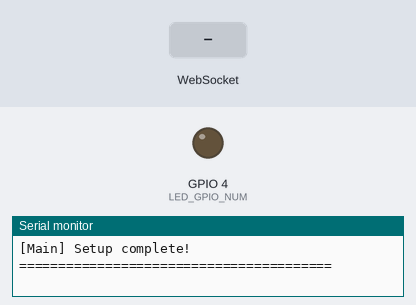
Simulated run of this sketch. Board: ESP32. On the bench: output pins drawn as LEDs (lit = HIGH), the last lines printed to the serial monitor. Inputs (shaded band) come from the test bench. WiFi joins after 1.5 s; servers stay silent unless stated; the camera gives no picture.

Above: at 3.0 s.
3.1 s: WebSocket text "LED_ON" received
At 3.6 s:
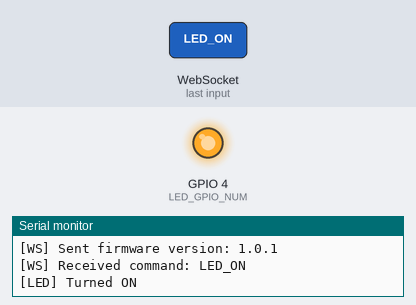
4.6 s: WebSocket text "LED_OFF" received
At 5.9 s:
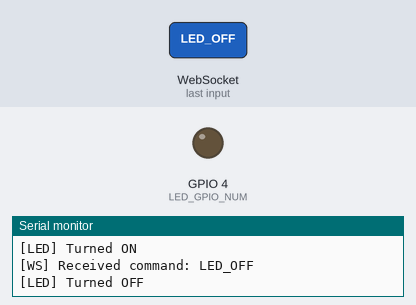
7.6 s: WebSocket text "LED_TOGGLE" received
At 8.0 s:
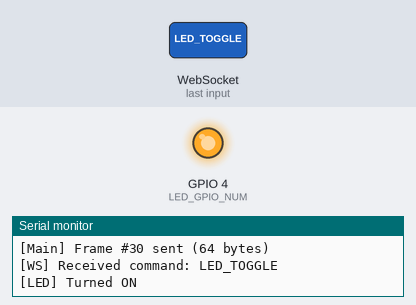
Timing chart, 0 to 10.6 s (numbered marks = the images above; inputs shaded):
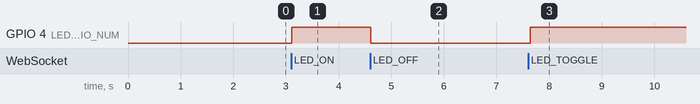

The sketch:

ESP32_Camera_Stream.ino
```cpp
// (licence header left out)
#include <WiFi.h>
#include <WebSocketsClient.h>
#include "soc/soc.h"
#include "soc/rtc_cntl_reg.h"

// Import configuration
#include "Config.h"

// Import custom modules
#include "CameraModule.h"
#include "LedModule.h"

// ========================================
// Module Instances
// ========================================
CameraModule camera;
LedModule led;

// ========================================
// Global Variables
// ========================================
WebSocketsClient webSocket;
bool isConnected = false;
unsigned long lastFrameTime = 0;
unsigned long frameCount = 0;


// ========================================
// WiFi Connection
// ========================================
void connectWiFi() {
    Serial.println();
    Serial.print("Connecting to WiFi: ");
    Serial.println(WIFI_SSID);

    WiFi.mode(WIFI_STA);
    WiFi.begin(WIFI_SSID, WIFI_PASSWORD);

    int attempts = 0;
    while (WiFi.status() != WL_CONNECTED && attempts < 20) {
        delay(500);
        Serial.print(".");
        attempts++;
    }

    if (WiFi.status() == WL_CONNECTED) {
        Serial.println();
        Serial.println("WiFi connected!");
        Serial.print("IP address: ");
        Serial.println(WiFi.localIP());
        Serial.print("Signal strength (RSSI): ");
        Serial.println(WiFi.RSSI());
    } else {
        Serial.println();
        Serial.println("WiFi connection failed!");
    }
}

// ========================================
// Handle Server Commands
// ========================================
void handleCommand(const char* command) {
    if (strcmp(command, "LED_ON") == 0) {
        led.on();
        webSocket.sendTXT(led.getStatusString());
    } else if (strcmp(command, "LED_OFF") == 0) {
        led.off();
        webSocket.sendTXT(led.getStatusString());
    } else if (strcmp(command, "LED_TOGGLE") == 0) {
        led.toggle();
        webSocket.sendTXT(led.getStatusString());
    } else if (strcmp(command, "LED_STATUS") == 0) {
        webSocket.sendTXT(led.getStatusString());
    }
}

// ========================================
// WebSocket Event Handler
// ========================================
void webSocketEvent(WStype_t type, uint8_t* payload, size_t length) {
    switch (type) {
        case WStype_DISCONNECTED:
            Serial.println("[WS] Disconnected");
            isConnected = false;
            break;

        case WStype_CONNECTED:
            Serial.printf("[WS] Connected to: %s\n", payload);
            isConnected = true;
            frameCount = 0;

            // Send firmware version to server
            String versionMsg = "FIRMWARE_VERSION:" + String(APP_VERSION);
            webSocket.sendTXT(versionMsg);
            Serial.printf("[WS] Sent firmware version: %s\n", APP_VERSION);

            // Send initial LED status to server
            webSocket.sendTXT(led.getStatusString());
            break;

        case WStype_TEXT:
            Serial.printf("[WS] Received command: %s\n", payload);
            handleCommand((char*)payload);
            break;

        case WStype_ERROR:
            Serial.println("[WS] Error occurred");
            isConnected = false;
            break;

        default:
            break;
    }
}

// ========================================
// Capture and Send Frame
// ========================================
void captureAndSendFrame() {
    if (!isConnected) {
        return;
    }

    // Capture frame using camera module
    camera_fb_t* fb = camera.captureFrame();
    if (!fb) {
        Serial.println("[Main] Frame capture failed");
        return;
    }

    // Send frame via WebSocket
    bool success = webSocket.sendBIN(fb->buf, fb->len);

    if (success) {
        frameCount++;
        if (frameCount % 30 == 0) { // Log every 30 frames
            Serial.printf("[Main] Frame #%lu sent (%u bytes)\n", frameCount, fb->len);
        }
    } else {
        Serial.println("[Main] Failed to send frame");
    }

    // Release frame buffer
    camera.releaseFrame(fb);
}

// ========================================
// Setup
// ========================================
void setup() {
    // Disable brownout detector
    WRITE_PERI_REG(RTC_CNTL_BROWN_OUT_REG, 0);

    // Initialize serial
    Serial.begin(115200);
    Serial.setDebugOutput(true);
    Serial.println();
    Serial.println("========================================");
    Serial.println("ESP32-CAM WebSocket Stream Client");
    Serial.println("Modular Architecture: Camera + LED");
    Serial.println("========================================");

    // Initialize LED module
    led.init();

    // Initialize camera module
    if (!camera.init()) {
        Serial.println("[Main] Camera initialization failed!");
        Serial.println("[Main] System halted.");
        while (true) {
            delay(1000);
        }
    }
    Serial.printf("[Main] Camera ready: %s\n", camera.getFrameSizeName());

    // Connect to WiFi
    connectWiFi();

    if (WiFi.status() != WL_CONNECTED) {
        Serial.println("[Main] Cannot proceed without WiFi!");
        Serial.println("[Main] System halted.");
        while (true) {
            delay(1000);
        }
    }

    // Initialize WebSocket client
    Serial.printf("[Main] Connecting to WebSocket: ws://%s:%d%s\n", WS_HOST, WS_PORT, WS_PATH);
    webSocket.begin(WS_HOST, WS_PORT, WS_PATH);
    webSocket.onEvent(webSocketEvent);
    webSocket.setReconnectInterval(5000);

    Serial.println("[Main] Setup complete!");
    Serial.println("========================================");
}

// ========================================
// Main Loop
// ========================================
void loop() {
    // Handle WebSocket events
    webSocket.loop();

    // Send frames at specified interval
    unsigned long currentTime = millis();
    if (isConnected && (currentTime - lastFrameTime >= FRAME_INTERVAL)) {
        captureAndSendFrame();
        lastFrameTime = currentTime;
    }

    // Small delay to prevent watchdog timer issues
    delay(10);
}
```

CameraModule.cpp
```cpp
// (licence header left out)
#include "CameraModule.h"

// ========================================
// Constructor
// ========================================
CameraModule::CameraModule() : _initialized(false), _frameSize(FRAMESIZE_VGA) {
}

// ========================================
// Initialize Camera
// ========================================
bool CameraModule::init() {
    Serial.println("[Camera] Initializing camera...");

    camera_config_t config;
    config.ledc_channel = LEDC_CHANNEL_0;
    config.ledc_timer = LEDC_TIMER_0;
    config.pin_d0 = Y2_GPIO_NUM;
    config.pin_d1 = Y3_GPIO_NUM;
    config.pin_d2 = Y4_GPIO_NUM;
    config.pin_d3 = Y5_GPIO_NUM;
    config.pin_d4 = Y6_GPIO_NUM;
    config.pin_d5 = Y7_GPIO_NUM;
    config.pin_d6 = Y8_GPIO_NUM;
    config.pin_d7 = Y9_GPIO_NUM;
    config.pin_xclk = XCLK_GPIO_NUM;
    config.pin_pclk = PCLK_GPIO_NUM;
    config.pin_vsync = VSYNC_GPIO_NUM;
    config.pin_href = HREF_GPIO_NUM;
    config.pin_sscb_sda = SIOD_GPIO_NUM;
    config.pin_sscb_scl = SIOC_GPIO_NUM;
    config.pin_pwdn = PWDN_GPIO_NUM;
    config.pin_reset = RESET_GPIO_NUM;
    config.xclk_freq_hz = 20000000;
    config.pixel_format = PIXFORMAT_JPEG;

    // Frame size and quality settings based on PSRAM availability
    if (psramFound()) {
        config.frame_size = FRAMESIZE_VGA;  // 640x480
        config.jpeg_quality = 10;           // 0-63, lower means higher quality
        config.fb_count = 2;                // Double buffering
        _frameSize = FRAMESIZE_VGA;
        Serial.println("[Camera] PSRAM found - using VGA quality");
    } else {
        config.frame_size = FRAMESIZE_SVGA; // 800x600
        config.jpeg_quality = 12;
        config.fb_count = 1;
        _frameSize = FRAMESIZE_SVGA;
        Serial.println("[Camera] PSRAM not found - using lower quality");
    }

    // Initialize camera
    esp_err_t err = esp_camera_init(&config);
    if (err != ESP_OK) {
        Serial.printf("[Camera] Init failed with error 0x%x\n", err);
        return false;
    }

    // Configure sensor settings
    configureSensor();

    _initialized = true;
    Serial.println("[Camera] Initialized successfully");
    return true;
}

// ========================================
// Configure Sensor Settings
// ========================================
void CameraModule::configureSensor() {
    sensor_t* s = esp_camera_sensor_get();
    if (s == NULL) {
        Serial.println("[Camera] WARNING: Could not get sensor");
        return;
    }

    // Adjust settings for better performance
    s->set_brightness(s, 0);     // -2 to 2
    s->set_contrast(s, 0);       // -2 to 2
    s->set_saturation(s, 0);     // -2 to 2
    s->set_special_effect(s, 0); // 0 to 6 (0 - No Effect)
    s->set_whitebal(s, 1);       // 0 = disable, 1 = enable
    s->set_awb_gain(s, 1);       // 0 = disable, 1 = enable
    s->set_wb_mode(s, 0);        // 0 to 4
    s->set_exposure_ctrl(s, 1);  // 0 = disable, 1 = enable
    s->set_aec2(s, 0);           // 0 = disable, 1 = enable
    s->set_gain_ctrl(s, 1);      // 0 = disable, 1 = enable
    s->set_agc_gain(s, 0);       // 0 to 30
    s->set_gainceiling(s, (gainceiling_t)0); // 0 to 6
    s->set_bpc(s, 0);            // 0 = disable, 1 = enable
    s->set_wpc(s, 1);            // 0 = disable, 1 = enable
    s->set_raw_gma(s, 1);        // 0 = disable, 1 = enable
    s->set_lenc(s, 1);           // 0 = disable, 1 = enable
    s->set_hmirror(s, 0);        // 0 = disable, 1 = enable
    s->set_vflip(s, 0);          // 0 = disable, 1 = enable
    s->set_dcw(s, 1);            // 0 = disable, 1 = enable
    s->set_colorbar(s, 0);       // 0 = disable, 1 = enable

    Serial.println("[Camera] Sensor configured");
}

// ========================================
// Capture Frame
// ========================================
camera_fb_t* CameraModule::captureFrame() {
    if (!_initialized) {
        Serial.println("[Camera] ERROR: Not initialized");
        return NULL;
    }

    camera_fb_t* fb = esp_camera_fb_get();
    if (!fb) {
        Serial.println("[Camera] ERROR: Frame capture failed");
        return NULL;
    }

    return fb;
}

// ========================================
// Release Frame
// ========================================
void CameraModule::releaseFrame(camera_fb_t* fb) {
    if (fb != NULL) {
        esp_camera_fb_return(fb);
    }
}

// ========================================
// Get Frame Size Name
// ========================================
const char* CameraModule::getFrameSizeName() {
    switch (_frameSize) {
        case FRAMESIZE_96X96:   return "96x96";
        case FRAMESIZE_QQVGA:   return "160x120";
        case FRAMESIZE_QCIF:    return "176x144";
        case FRAMESIZE_HQVGA:   return "240x176";
        case FRAMESIZE_240X240: return "240x240";
        case FRAMESIZE_QVGA:    return "320x240";
        case FRAMESIZE_CIF:     return "400x296";
        case FRAMESIZE_HVGA:    return "480x320";
        case FRAMESIZE_VGA:     return "640x480";
        case FRAMESIZE_SVGA:    return "800x600";
        case FRAMESIZE_XGA:     return "1024x768";
        case FRAMESIZE_HD:      return "1280x720";
        case FRAMESIZE_SXGA:    return "1280x1024";
        case FRAMESIZE_UXGA:    return "1600x1200";
        default:                return "Unknown";
    }
}
```

CameraModule.h
```cpp
// (licence header left out)
#ifndef CAMERA_MODULE_H
#define CAMERA_MODULE_H

#include <Arduino.h>
#include "esp_camera.h"
#include "soc/soc.h"
#include "soc/rtc_cntl_reg.h"

// ========================================
// Camera Pin Configuration (AI-Thinker ESP32-CAM)
// ========================================
#define PWDN_GPIO_NUM     32
#define RESET_GPIO_NUM    -1
#define XCLK_GPIO_NUM      0
#define SIOD_GPIO_NUM     26
#define SIOC_GPIO_NUM     27

#define Y9_GPIO_NUM       35
#define Y8_GPIO_NUM       34
#define Y7_GPIO_NUM       39
#define Y6_GPIO_NUM       36
#define Y5_GPIO_NUM       21
#define Y4_GPIO_NUM       19
#define Y3_GPIO_NUM       18
#define Y2_GPIO_NUM        5
#define VSYNC_GPIO_NUM    25
#define HREF_GPIO_NUM     23
#define PCLK_GPIO_NUM     22

/**
 * Camera Module Class
 * Manages camera initialization, configuration, and frame capture
 */
class CameraModule {
public:
    /**
     * Constructor
     */
    CameraModule();

    /**
     * Initialize camera with optimal settings
     * @return true if initialization successful, false otherwise
     */
    bool init();

    /**
     * Capture a single frame from camera
     * @return camera_fb_t* Frame buffer pointer (must be released after use)
     */
    camera_fb_t* captureFrame();

    /**
     * Release frame buffer back to camera
     * @param fb Frame buffer to release
     */
    void releaseFrame(camera_fb_t* fb);

    /**
     * Get frame size name
     * @return Current frame size as string
     */
    const char* getFrameSizeName();

    /**
     * Check if camera is initialized
     * @return true if initialized, false otherwise
     */
    bool isInitialized() const { return _initialized; }

private:
    /**
     * Configure camera sensor settings for optimal quality
     */
    void configureSensor();

    bool _initialized;
    framesize_t _frameSize;
};

#endif // CAMERA_MODULE_H
```

LedModule.cpp
```cpp
// (licence header left out)
#include "LedModule.h"

// ========================================
// Constructor
// ========================================
LedModule::LedModule() : _state(false) {
}

// ========================================
// Initialize LED
// ========================================
void LedModule::init() {
    pinMode(LED_GPIO_NUM, OUTPUT);
    off(); // Start with LED off
    Serial.println("[LED] Initialized on GPIO 4");
}

// ========================================
// Turn LED On
// ========================================
void LedModule::on() {
    digitalWrite(LED_GPIO_NUM, HIGH);
    _state = true;
    Serial.println("[LED] Turned ON");
}

// ========================================
// Turn LED Off
// ========================================
void LedModule::off() {
    digitalWrite(LED_GPIO_NUM, LOW);
    _state = false;
    Serial.println("[LED] Turned OFF");
}

// ========================================
// Toggle LED
// ========================================
void LedModule::toggle() {
    if (_state) {
        off();
    } else {
        on();
    }
}

// ========================================
// Set LED State
// ========================================
void LedModule::setState(bool state) {
    if (state) {
        on();
    } else {
        off();
    }
}

// ========================================
// Get Status String
// ========================================
String LedModule::getStatusString() const {
    return _state ? "LED_STATUS:ON" : "LED_STATUS:OFF";
}
```

LedModule.h
```cpp
// (licence header left out)
#ifndef LED_MODULE_H
#define LED_MODULE_H

#include <Arduino.h>

// ========================================
// LED Pin Configuration
// ========================================
#define LED_GPIO_NUM  4  // Built-in flash LED on GPIO 4

/**
 * LED Module Class
 * Manages LED/Flash control for ESP32-CAM
 */
class LedModule {
public:
    /**
     * Constructor
     */
    LedModule();

    /**
     * Initialize LED pin
     */
    void init();

    /**
     * Turn LED on
     */
    void on();

    /**
     * Turn LED off
     */
    void off();

    /**
     * Toggle LED state
     */
    void toggle();

    /**
     * Set LED state
     * @param state true = ON, false = OFF
     */
    void setState(bool state);

    /**
     * Get current LED state
     * @return true if LED is ON, false if OFF
     */
    bool getState() const { return _state; }

    /**
     * Get LED status as string
     * @return "LED_STATUS:ON" or "LED_STATUS:OFF"
     */
    String getStatusString() const;

private:
    bool _state;
};

#endif // LED_MODULE_H
```

Source omitted: Config.h (3747 bytes)

Measured:
- after the input at 3.1 s, GPIO 4 (LED_GPIO_NUM): LOW → HIGH at once
- after the input at 4.6 s, GPIO 4 (LED_GPIO_NUM): HIGH → LOW at once
- after the input at 7.6 s, GPIO 4 (LED_GPIO_NUM): LOW → HIGH at once
